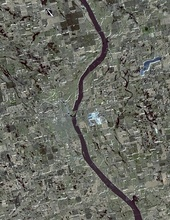
%> input picture code/image/Huron South Dakota1.jpg, 170 x 220 px, shrunk from 313 x 406 before the run
$ octave --eval "result = EDGE_FND_CANNY(rgb2gray(imread('image/Huron South Dakota1.jpg')));"   (GNU Octave 9; MATLAB toolbox functions it lacks are replaced by stand-ins)
%> lines starting %> are read from the running program, lines starting %| are printed output that depends on the picture
function  canny_edge = EDGE_FND_CANNY ( IMAGE )

 [ M,N] = size(IMAGE);
%> M = 220; N = 170


BW = edge(IMAGE,'canny');
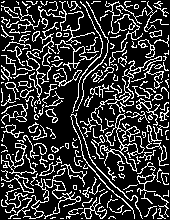
%> BW: size 220x170 logical; 21.8% white in thin lines or dots

for i = 1:M
    for j = 1:N
        if BW(i,j) == 1
            bw(i,j) = 255;
        end
    end
end
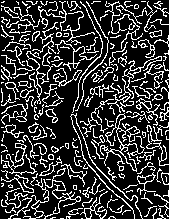
%> bw: size 219x169 double; 22% white in thin lines or dots
canny_edge = bw;
